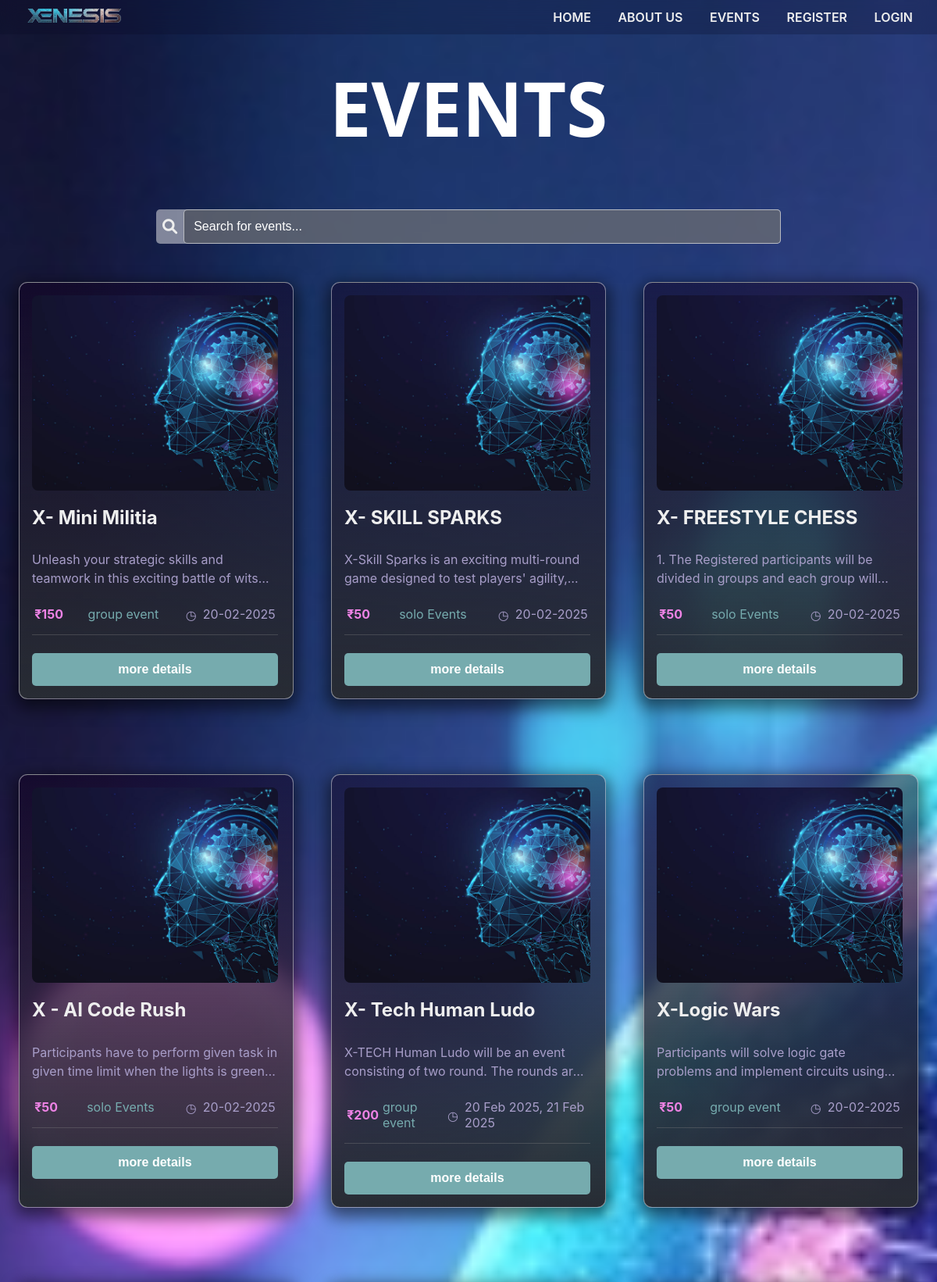
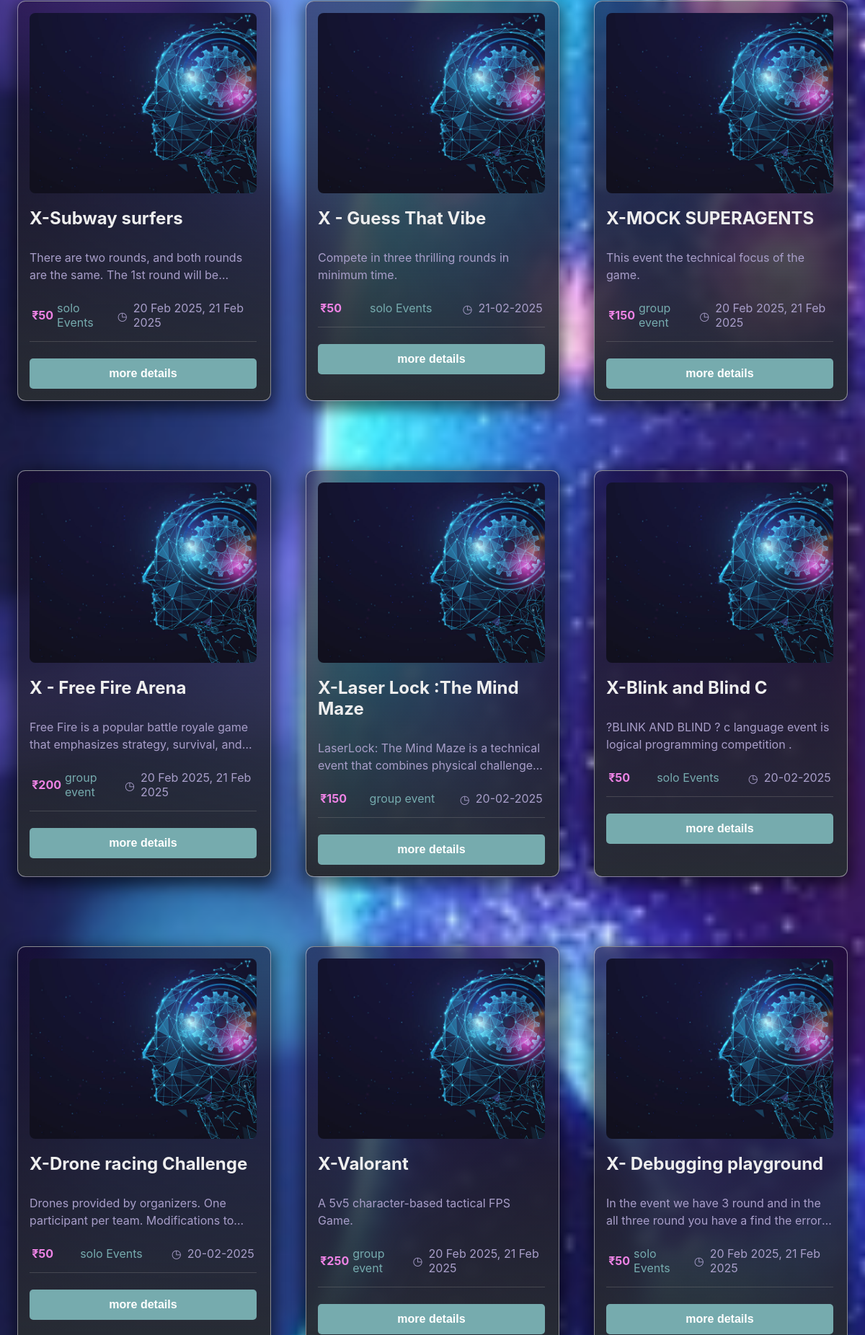
/event.php (upper part), run on the app's committed database (2 pictures, top to bottom).
### tables this page shows
CREATE TABLE `event_master` (
  `event_id` int(11) NOT NULL,
  `event_name` varchar(100) NOT NULL,
  `tagline` text NOT NULL,
  `department_id` int(11) NOT NULL,
  `team_name` varchar(100) NOT NULL,
  `event_leader_no` bigint(11) NOT NULL,
  `participation_price` int(11) NOT NULL,
  `participation_price_team` int(11) NOT NULL,
  `team_member_count` int(11) NOT NULL,
  `winner_price1` int(11) NOT NULL,
  `winner_price2` int(11) NOT NULL,
  `winner_price3` int(11) NOT NULL,
  `location` varchar(200) NOT NULL,
  `date` varchar(200) NOT NULL,
  `event_description` text NOT NULL,
  `rules` text NOT NULL,
  `round1_title` varchar(200) NOT NULL,
  `round1_description` text DEFAULT NULL,
  `round2_title` varchar(200) DEFAULT NULL,
  `round2_description` text DEFAULT NULL,
  `round3_title` varchar(200) DEFAULT NULL,
  `round3_description` text DEFAULT NULL,
  `round4_title` varchar(200) DEFAULT NULL,
  `round4_description` text DEFAULT NULL,
  `round5_title` varchar(200) DEFAULT NULL,
  `round5_description` text DEFAULT NULL,
  `images` varchar(254) NOT NULL,
  `image_path` text NOT NULL,
  `max_tickets` int(11) DEFAULT NULL,
  `category_id` int(11) NOT NULL,
  `is_status` int(11) NOT NULL DEFAULT 1
);

### event.php (the view, shortened to what this page needs)
<?php
  require 'includes/scripts/connection.php';
?>
<!DOCTYPE html>
<html lang="en">
  <head>
    <link
      rel="stylesheet"
      href="https://cdnjs.cloudflare.com/ajax/libs/font-awesome/6.0.0-beta3/css/all.min.css"
    />
  </head>
  <body>
      <?php
      if(isset($_SESSION['xenesis_logedin_user_id'])){
           if($user_role == 3){
                   ?>
     <div class="navbar" id="navbar">
      <div class="logo">
        <a href="index" style="font-size: 20px"><img src="./assets/img/Xenesis_big_logo.png" alt="" style="height: 18px;"></a>
      </div>
        <div class="nav-links" id="nav-links">
        <a href="index.php">HOME</a>
        <a href="aboutus.php">ABOUT US</a>
        <a href="event.php">EVENTS</a>
        <a href="event_confirm.php">EVENTS CONFIRM</a>
        <a href="profile.php">PROFILE</a>
      </div>
      <?php
         }
        }else{?>
        <div class="navbar" id="navbar">
        <div class="logo">
        <a href="index" style="font-size: 20px"><img src="./assets/img/Xenesis_big_logo.png" alt="" style="height: 18px;"></a>
        </div>
    <div class="nav-links" id="nav-links">
      <a href="index.php">HOME</a>
      <a href="/">ABOUT US</a>
      <a href="event.php">EVENTS</a>
      <a href="sign-up.php">REGISTER</a>
      <a href="sign-in.php">LOGIN</a>
      </div>
<?php
        }
          ?>
    </div>
    <h1 class="title">EVENTS</h1>
    <div class="search-box">
      <i class="fas fa-search"></i>
      <input type="text" id="search" placeholder="Search for events..." />
    </div>
    <div class="nft-wrapper">
    <?php
    if(isset($_SESSION['xenesis_logedin_user_id']) && (trim ($_SESSION['xenesis_logedin_user_id']) !== '')){
  $sql = "SELECT * FROM event_master
  WHERE is_status = 1
  AND event_id NOT IN (
    SELECT event_id FROM participant_master WHERE student_id = $user_id
    UNION
    SELECT event_id FROM group_master WHERE leader_id = $user_id
);";
    } else {
      $sql = "SELECT * FROM event_master WHERE is_status = 1";
    }
  $result = mysqli_query($conn,$sql);
  function encryptId($id) {
    $key = "aryan5636";
    $iv = "1234567891011121";
    return base64_encode(openssl_encrypt($id, "AES-128-CTR", $key, 0, $iv));
}
  while($row = mysqli_fetch_assoc($result)){
?>
      <div class="nft">
        <div class="main">
          <img class="tokenImage" src="AI.jpg" alt="NFT" />
          <h2><?php echo $row['event_name'];?></h2>
          <p class="description">
            <?php echo $row['event_description']; ?>
          </p>
          <div class="tokenInfo">
            <div class="price">
              <p>&#x20b9;<?php
              if($row['participation_price'] == 0){
               echo $row['participation_price_team'];
               }else{
                echo $row['participation_price'];
               }
               ?></p>
            </div>
            <div class="etype">
              <p><?php
              if($row['team_member_count'] > 1){
                ?> group event <?php
              }else{
                ?> solo Events<?php
              }
              ?>
             </p>
            </div>
            <div class="duration">
              <ins>◷</ins>
              <p><?php echo $row['date'];?></p>
            </div>
          </div>
          <hr />
          <div>
            <?php
                $event_id = encryptId($row['event_id']);
            ?>
            <a href="eventdata?id= <?php echo $event_id?>">
            <button class="button">more details</button>
            </a>
          </div>
        </div>
      </div>
      <?php
      }
      ?>
    </div>
  </body>
</html>

### event.php (style rules this page uses)
body { margin: 0; font-family: -apple-system, BlinkMacSystemFont, "Segoe UI", "Roboto", "Oxygen", "Ubuntu", "Cantarell", "Fira Sans", "Droid Sans", "Helvetica Neue", sans-serif; -webkit-font-smoothing: antialiased; -moz-osx-font-smoothing: grayscale; color: #eee; user-select: none; padding-top: 8px; background: url("AI2.jpg") no-repeat center center fixed; background-size: cover; overflow: scroll; }
.navbar { width: 97%; position: fixed; padding: 10px 20px; margin-top: -8px; display: flex; justify-content: space-between; font-size: 16px; align-items: center; z-index: 1000; background-color: #0c0c273a; backdrop-filter: blur(12px); }
.navbar a { color: inherit; text-decoration: none; font-weight: 600; margin: 0 15px; transition: color 0.3s; }
h1.title { text-align: center; font-size: 6rem; color: transparent; background: white; -webkit-background-clip: text; background-clip: text; font-family: "Segoe UI", Tahoma, Geneva, Verdana, sans-serif; font-weight: bold; }
.nft-wrapper { display: flex; flex-wrap: wrap; justify-content: space-around; margin: 0; margin-top: 0px; }
.search-box { width: 80%; max-width: 800px; padding: 0px; margin: 1px auto; background-color: #eeeeee7f; border-radius: 5px; text-align: center; transition: background-color 0.3s ease; display: flex; align-items: center; color: #eee; }
.search-box i { color: #eee; font-size: 1.2rem; margin-right: 8px; margin-left: 8px; }
.search-box input::placeholder { color: white; }
.search-box input { width: 100%; padding: 12px; font-size: 1rem; border-radius: 5px; background: #31363f88; color: white; outline: none; transition: background-color 0.3s ease; border: 1px solid #eeeeeea3; }
button { width: 100%; padding: 12px; margin-top: 15px; background: #76abae; border: none; border-radius: 5px; font-size: 1rem; font-weight: 600; color: white; cursor: pointer; transition: all 0.3s ease; }
.description { display: -webkit-box; -webkit-line-clamp: 2; -webkit-box-orient: vertical; overflow: hidden; text-overflow: ellipsis; max-height: 3em; line-height: 1.5em; word-wrap: break-word; }

### data on the page
event_master: event_name "X- Mini Militia", event_description "Unleash your strategic skills and teamwork in this exciting battle of…", participation_price_team "150", team_member_count "group event", date "20-02-2025"
event_master: event_name "X- SKILL SPARKS", event_description "X-Skill Sparks is an exciting multi-round game designed to test players'…", participation_price "50", team_member_count "solo Events", date "20-02-2025"
event_master: event_name "X- FREESTYLE CHESS", event_description "1. The Registered participants will be divided in groups and each group…", participation_price "50", team_member_count "solo Events", date "20-02-2025"
event_master: event_name "X - AI Code Rush", event_description "Participants have to perform given task in given time limit when the lights is…", participation_price "50", team_member_count "solo Events", date "20-02-2025"
event_master: event_name "X- Tech Human Ludo", event_description "X-TECH Human Ludo will be an event consisting of two round. The rounds…", participation_price_team "200", team_member_count "group event", date "20 Feb 2025, 21 Feb 2025"
event_master: event_name "X-Logic Wars", event_description "Participants will solve logic gate problems and implement circuits…", participation_price_team "50", team_member_count "group event", date "20-02-2025"
event_master: event_name "X-Subway surfers", event_description "There are two rounds, and both rounds are the same. The 1st round will…", participation_price "50", team_member_count "solo Events", date "20 Feb 2025, 21 Feb 2025"
event_master: event_name "X - Guess That Vibe", event_description "Compete in three thrilling rounds in minimum time.", participation_price "50", team_member_count "solo Events", date "21-02-2025"
event_master: event_name "X-MOCK SUPERAGENTS", event_description "This event the technical focus of the game.", participation_price_team "150", team_member_count "group event", date "20 Feb 2025, 21 Feb 2025"
event_master: event_name "X - Free Fire Arena", event_description "Free Fire is a popular battle royale game that emphasizes strategy, survival,…", participation_price_team "200", team_member_count "group event", date "20 Feb 2025, 21 Feb 2025"
event_master: event_name "X-Laser Lock :The Mind Maze", event_description "LaserLock: The Mind Maze is a technical event that combines physical…", participation_price_team "150", team_member_count "group event", date "20-02-2025"
event_master: event_name "X-Blink and Blind C", event_description "?BLINK AND BLIND ? c language event is logical programming competition .", participation_price "50", team_member_count "solo Events", date "20-02-2025"
event_master: event_name "X-Drone racing Challenge", event_description "Drones provided by organizers. One participant per team. Modifications…", participation_price "50", team_member_count "solo Events", date "20-02-2025"
event_master: event_name "X-Valorant", event_description "A 5v5 character-based tactical FPS Game.", participation_price_team "250", team_member_count "group event", date "20 Feb 2025, 21 Feb 2025"
event_master: event_name "X- Debugging playground", event_description "In the event we have 3 round and in the all three round you have a find the…", participation_price "50", team_member_count "solo Events", date "20 Feb 2025, 21 Feb 2025"
